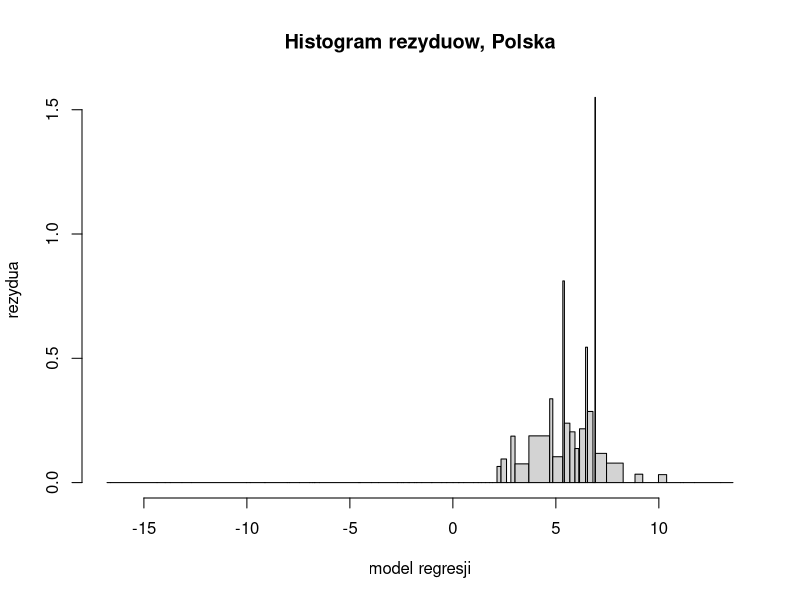
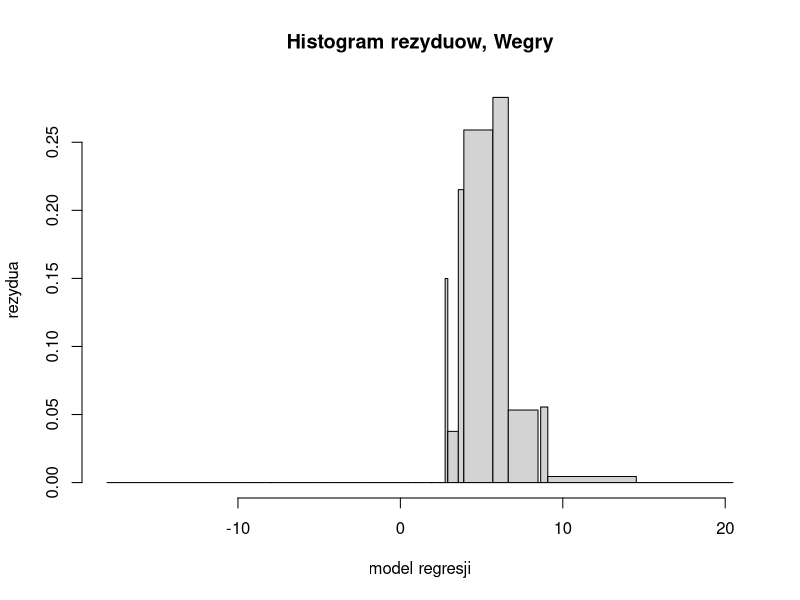
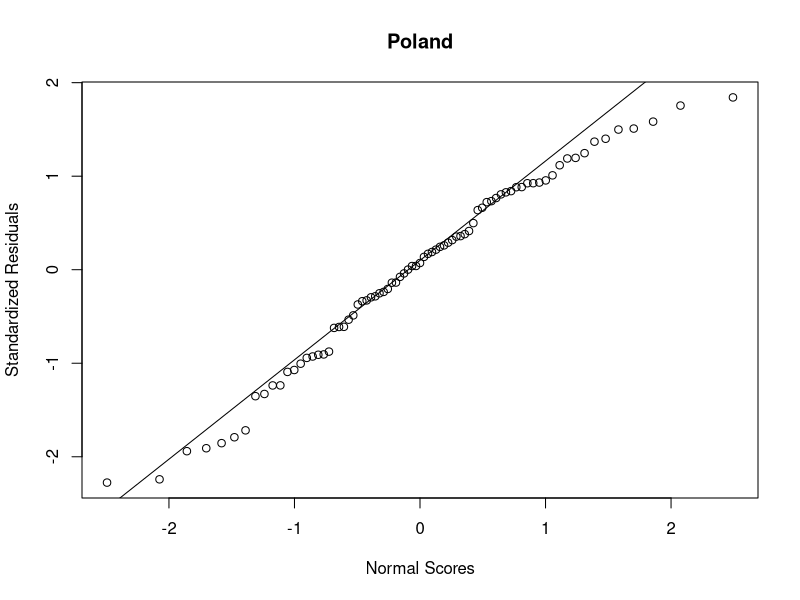
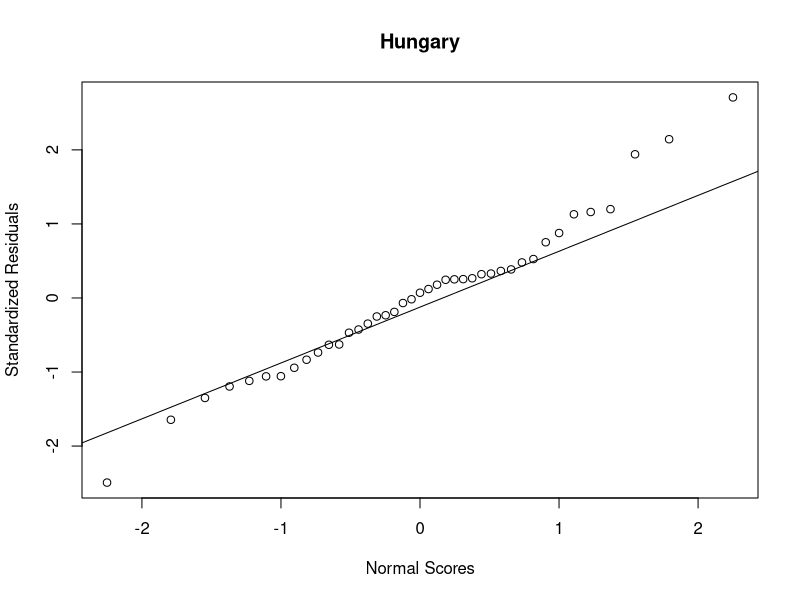

Write the R code that produced these figures, in order.
# modele regresji liniowej przedstawiające zależności wysokości
# zebranych plonów z hektara w tonach od ilości użytego nawozu

data <- read.delim("dane3.txt") #LOAD DATA
names(data) <- c('wyd', 'nawoz', 'kraj') #change column names

# Ilość zboża a ilość nawozu

### POLAND ###
poland = data[data$kraj ==1, ]

## wydajność~nawóz

model_poland<-lm(wyd~nawoz, data = poland)
summary(model_poland)
### HUNGARY ###
hungary = data[data$kraj ==0, ]

model_hungary<-lm(wyd~nawoz, data = hungary)
summary(model_hungary)

### POLAND & HUNGARY ###

model<-lm(wyd ~ nawoz, data = data)
summary(model)

#Z3 standardowy błąd szacunku


#Z4 wykresy zależności

#Z5 histogramy rezyduow

poland_res<-resid(model_poland)
hist(poland$nawoz, poland_res, ylab = "rezydua", xlab = "model regresji", 
     main = "Histogram rezyduow, Polska")
#abline(0,0)

hungary_res<-resid(model_hungary)
hist(hungary$nawoz, hungary_res, ylab = "rezydua", xlab = "model regresji", 
     main = "Histogram rezyduow, Wegry")
#abline(0,0)

polstd.stdres = rstandard(model_poland)
hunstd.stdres = rstandard(model_hungary)

qqnorm(polstd.stdres, 
             ylab="Standardized Residuals", 
             xlab="Normal Scores", 
             main="Poland") 
qqline(polstd.stdres)

qqnorm(hunstd.stdres, 
       ylab="Standardized Residuals", 
       xlab="Normal Scores", 
       main="Hungary") 
qqline(hunstd.stdres)
